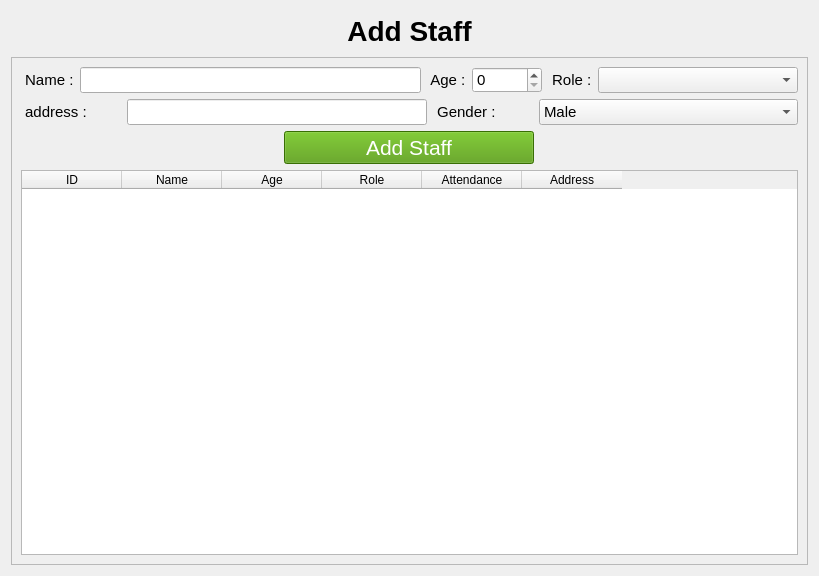
<?xml version="1.0" encoding="UTF-8"?>
<ui version="4.0">
 <class>Form</class>
 <widget class="QWidget" name="Form">
  <property name="geometry">
   <rect>
    <x>0</x>
    <y>0</y>
    <width>819</width>
    <height>576</height>
   </rect>
  </property>
  <property name="windowTitle">
   <string>Add Staff</string>
  </property>
  <property name="windowIcon">
   <iconset>
    <normaloff>icons/005-add.png</normaloff>icons/005-add.png</iconset>
  </property>
  <layout class="QVBoxLayout" name="verticalLayout_3">
   <item>
    <widget class="QPushButton" name="pushButton_2">
     <property name="font">
      <font>
       <pointsize>21</pointsize>
       <weight>75</weight>
       <bold>true</bold>
      </font>
     </property>
     <property name="text">
      <string>Add Staff</string>
     </property>
     <property name="icon">
      <iconset>
       <normaloff>icons/005-add.png</normaloff>icons/005-add.png</iconset>
     </property>
     <property name="iconSize">
      <size>
       <width>30</width>
       <height>30</height>
      </size>
     </property>
     <property name="flat">
      <bool>true</bool>
     </property>
    </widget>
   </item>
   <item>
    <widget class="QScrollArea" name="scrollArea">
     <property name="font">
      <font>
       <pointsize>11</pointsize>
      </font>
     </property>
     <property name="widgetResizable">
      <bool>true</bool>
     </property>
     <widget class="QWidget" name="scrollAreaWidgetContents">
      <property name="geometry">
       <rect>
        <x>0</x>
        <y>0</y>
        <width>795</width>
        <height>494</height>
       </rect>
      </property>
      <layout class="QVBoxLayout" name="verticalLayout_2">
       <item>
        <layout class="QVBoxLayout" name="verticalLayout">
         <item>
          <layout class="QHBoxLayout" name="horizontalLayout">
           <item>
            <widget class="QLabel" name="label_3">
             <property name="maximumSize">
              <size>
               <width>100</width>
               <height>16777215</height>
              </size>
             </property>
             <property name="font">
              <font>
               <pointsize>11</pointsize>
              </font>
             </property>
             <property name="text">
              <string> Name :</string>
             </property>
            </widget>
           </item>
           <item>
            <widget class="QLineEdit" name="lineEdit_2"/>
           </item>
           <item>
            <widget class="QLabel" name="label">
             <property name="text">
              <string> Age :</string>
             </property>
            </widget>
           </item>
           <item>
            <widget class="QSpinBox" name="spinBox">
             <property name="minimumSize">
              <size>
               <width>70</width>
               <height>1</height>
              </size>
             </property>
            </widget>
           </item>
           <item>
            <widget class="QLabel" name="label_5">
             <property name="text">
              <string> Role :</string>
             </property>
            </widget>
           </item>
           <item>
            <widget class="QComboBox" name="comboBox">
             <property name="minimumSize">
              <size>
               <width>200</width>
               <height>1</height>
              </size>
             </property>
            </widget>
           </item>
          </layout>
         </item>
         <item>
          <layout class="QHBoxLayout" name="horizontalLayout_7">
           <item>
            <widget class="QLabel" name="label_2">
             <property name="maximumSize">
              <size>
               <width>100</width>
               <height>16777215</height>
              </size>
             </property>
             <property name="text">
              <string> address :</string>
             </property>
            </widget>
           </item>
           <item>
            <widget class="QLineEdit" name="lineEdit">
             <property name="sizePolicy">
              <sizepolicy hsizetype="Expanding" vsizetype="Fixed">
               <horstretch>0</horstretch>
               <verstretch>0</verstretch>
              </sizepolicy>
             </property>
             <property name="maximumSize">
              <size>
               <width>300</width>
               <height>16777215</height>
              </size>
             </property>
            </widget>
           </item>
           <item>
            <widget class="QLabel" name="label_4">
             <property name="maximumSize">
              <size>
               <width>100</width>
               <height>16777215</height>
              </size>
             </property>
             <property name="text">
              <string> Gender :</string>
             </property>
            </widget>
           </item>
           <item>
            <widget class="QComboBox" name="comboBox_2">
             <item>
              <property name="text">
               <string>Male</string>
              </property>
             </item>
             <item>
              <property name="text">
               <string>Female</string>
              </property>
             </item>
            </widget>
           </item>
          </layout>
         </item>
        </layout>
       </item>
       <item>
        <layout class="QHBoxLayout" name="horizontalLayout_8">
         <item>
          <widget class="QPushButton" name="addrecord">
           <property name="maximumSize">
            <size>
             <width>250</width>
             <height>1000</height>
            </size>
           </property>
           <property name="font">
            <font>
             <pointsize>16</pointsize>
             <weight>50</weight>
             <bold>false</bold>
            </font>
           </property>
           <property name="styleSheet">
            <string notr="true">background-color: rgb(78, 154, 6);
color: rgb(255, 255, 255);</string>
           </property>
           <property name="text">
            <string>Add Staff</string>
           </property>
          </widget>
         </item>
        </layout>
       </item>
       <item>
        <layout class="QHBoxLayout" name="horizontalLayout_2">
         <item>
          <widget class="QTableWidget" name="tableWidget">
           <property name="styleSheet">
            <string notr="true">border-color: rgb(152, 152, 152);</string>
           </property>
           <column>
            <property name="text">
             <string>ID</string>
            </property>
           </column>
           <column>
            <property name="text">
             <string>Name</string>
            </property>
           </column>
           <column>
            <property name="text">
             <string>Age</string>
            </property>
           </column>
           <column>
            <property name="text">
             <string>Role</string>
            </property>
           </column>
           <column>
            <property name="text">
             <string>Attendance</string>
            </property>
           </column>
           <column>
            <property name="text">
             <string>Address</string>
            </property>
           </column>
          </widget>
         </item>
        </layout>
       </item>
      </layout>
     </widget>
    </widget>
   </item>
  </layout>
 </widget>
 <resources/>
 <connections/>
</ui>
